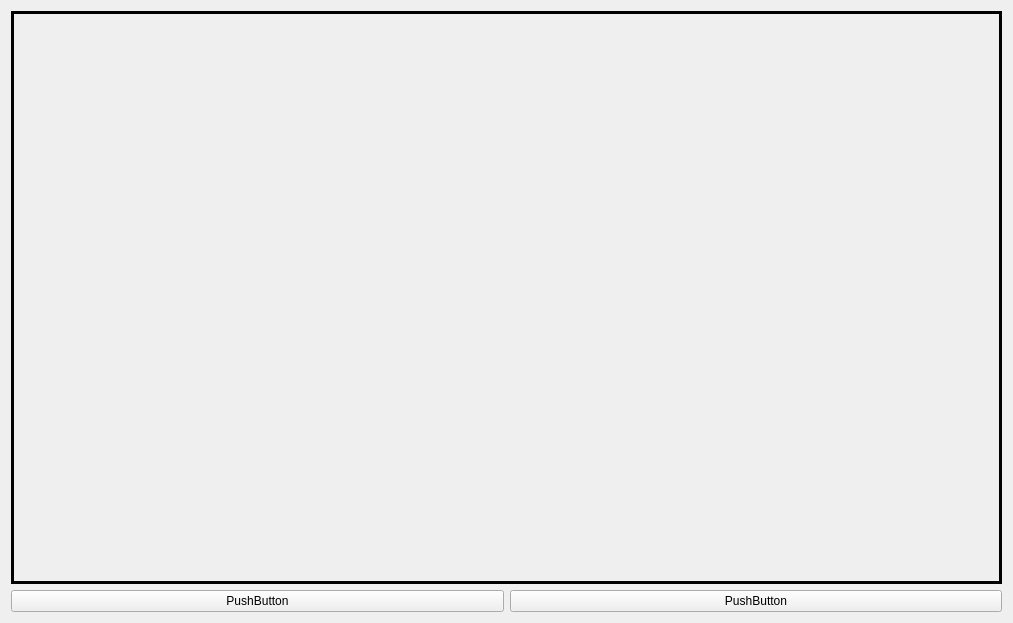
<?xml version="1.0" encoding="UTF-8"?>
<ui version="4.0">
 <class>imgtab</class>
 <widget class="QWidget" name="imgtab">
  <property name="geometry">
   <rect>
    <x>0</x>
    <y>0</y>
    <width>1013</width>
    <height>623</height>
   </rect>
  </property>
  <property name="windowTitle">
   <string>Form</string>
  </property>
  <layout class="QHBoxLayout" name="horizontalLayout">
   <item>
    <layout class="QVBoxLayout" name="verticalLayout">
     <item>
      <widget class="QFrame" name="show_frame_2">
       <property name="sizePolicy">
        <sizepolicy hsizetype="Expanding" vsizetype="Expanding">
         <horstretch>0</horstretch>
         <verstretch>0</verstretch>
        </sizepolicy>
       </property>
       <property name="frameShape">
        <enum>QFrame::Panel</enum>
       </property>
       <property name="frameShadow">
        <enum>QFrame::Plain</enum>
       </property>
       <property name="lineWidth">
        <number>3</number>
       </property>
      </widget>
     </item>
     <item>
      <layout class="QHBoxLayout" name="horizontalLayout_2">
       <item>
        <widget class="QPushButton" name="browserButton_2">
         <property name="text">
          <string>PushButton</string>
         </property>
        </widget>
       </item>
       <item>
        <widget class="QPushButton" name="sendButton_2">
         <property name="minimumSize">
          <size>
           <width>0</width>
           <height>0</height>
          </size>
         </property>
         <property name="text">
          <string>PushButton</string>
         </property>
        </widget>
       </item>
      </layout>
     </item>
    </layout>
   </item>
  </layout>
 </widget>
 <resources/>
 <connections/>
</ui>
